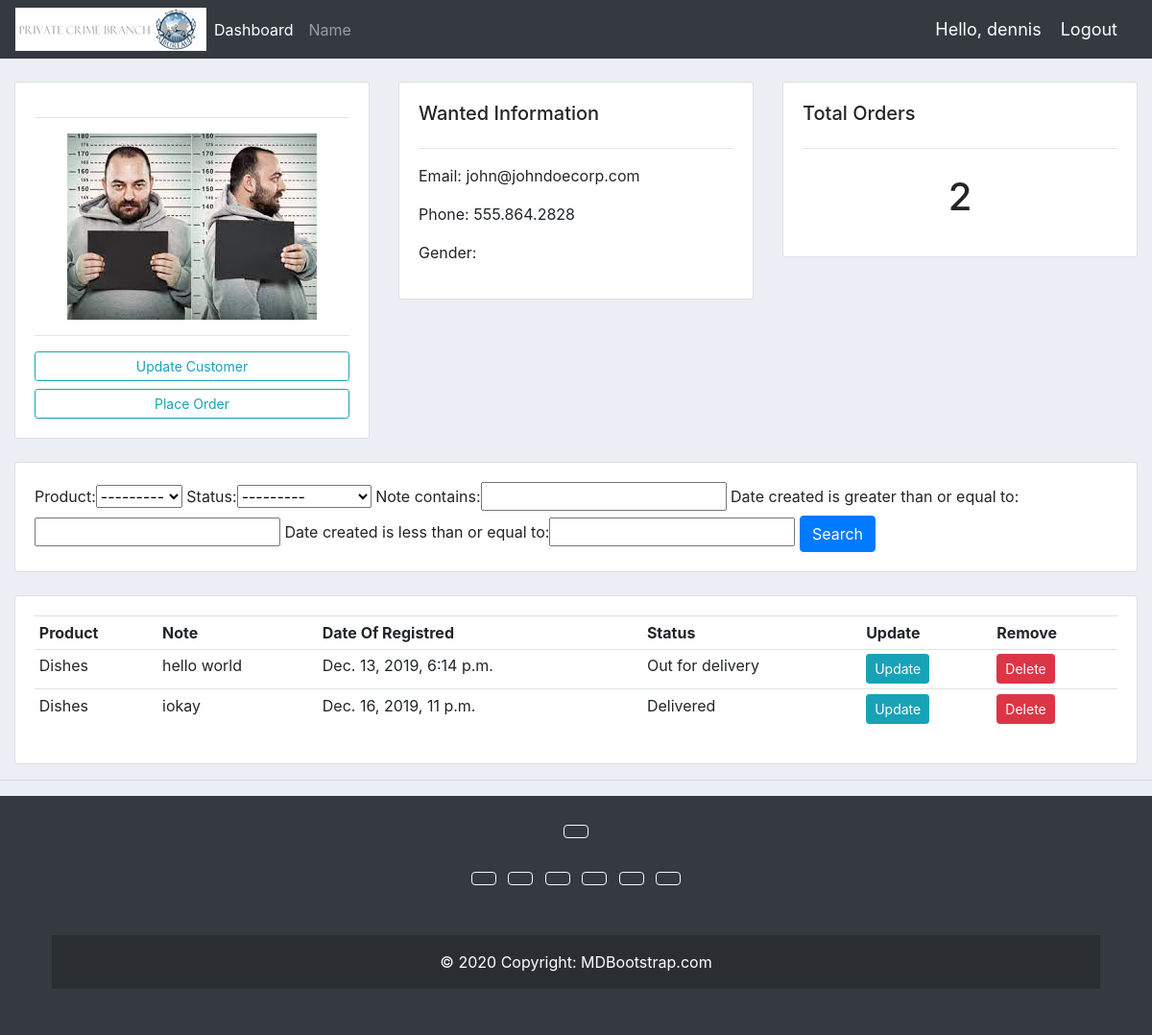
Screenshot of /customer/4/ (signed in) with the database file from the repository.
### accounts/views.py (the view)
@login_required(login_url='login')
def customer(request, pk_test):
	customer = Customer.objects.get(id=pk_test)
	orders = customer.order_set.all()
	order_count = orders.count()
	myFilter = OrderFilter(request.GET, queryset=orders)
	orders = myFilter.qs
	context = {'customer':customer, 'orders':orders, 'order_count':order_count,
	'myFilter':myFilter}
	return render(request, 'accounts/customer.html',context)

### accounts/templates/accounts/customer.html
{%  extends 'accounts/main.html' %}
{% block content %}
{% load static %}
	<br>
<div class="row">
	<div class="col-md">
		<div class="card card-body">
			<hr>
			<img src="{% static 'images/profile.jpg' %}" class="mx-auto d-block">
			<hr>
			<a class="btn btn-outline-info  btn-sm btn-block" href="">Update Customer</a>
			<a class="btn btn-outline-info  btn-sm btn-block" href="{% url 'create_order' customer.id %}">Place Order</a>
		</div>
	</div>
	<div class="col-md">
		<div class="card card-body">
			<h5>Wanted Information</h5>
			<hr>
			<p>Email: {{customer.email}}</p>
			<p>Phone: {{customer.phone}}</p>
			<p>Gender: {{customer.gender}}</p>
		</div>
	</div>
	<div class="col-md">
		<div class="card card-body">
			<h5>Total Orders</h5>
			<hr>
			<h1 style="text-align: center;padding: 10px">{{order_count}}</h1>
		</div>
	</div>
</div>
<br>
<div class="row">
	<div class="col">
		<div class="card card-body">
			<form method="get">
				{{myFilter.form}}
		    <button class="btn btn-primary" type="submit">Search</button>
		  </form>
		</div>
	</div>
</div>
<br>
<div class="row">
	<div class="col-md">
		<div class="card card-body">
			<table class="table table-sm">
				<tr>
					<th>Product</th>
					<th>Note</th>
					<th>Date Of Registred</th>
					<th>Status</th>
					<th>Update</th>
					<th>Remove</th>
				</tr>
				{% for order in orders %}
				<tr>
					<td>{{order.product}}</td>
					<td>{{order.note}}</td>
					<td>{{order.date_created}}</td>
					<td>{{order.status}}</td>
					<td><a class="btn btn-sm btn-info" href="{% url 'update_order' order.id %}">Update</a></td>
					<td><a class="btn btn-sm btn-danger" href="{% url 'delete_order' order.id %}">Delete</a></td>
				</tr>
				{% endfor %}
			</table>
		</div>
	</div>
</div>
{% endblock %}

### accounts/templates/accounts/main.html (shortened to what this page needs)
{% load static %}
<!DOCTYPE html>
<html>
<head>
	<link rel="stylesheet" href="https://stackpath.bootstrapcdn.com/bootstrap/4.3.1/css/bootstrap.min.css">
	<link rel="stylesheet" type="text/css" href="{% static '/css/main.css' %}">
</head>
<body>
	{%  include 'accounts/navbar.html' %}
	<div class="container-fluid">
	{% block content %}
	{% endblock %}
    </div>
	<hr>
	<footer class="bg-dark text-center text-white">
		<div class="container p-4">
		  <section class="mb-4">
			<a class="btn btn-outline-light btn-floating m-1" href="#!" role="button"
			  ></a>
			<footer class="bg-dark text-center text-white">
				<div class="container p-4 pb-0">
				  <section class="mb-4">
					<a class="btn btn-outline-light btn-floating m-1" href="#!" role="button"
					  ></a>
					<a class="btn btn-outline-light btn-floating m-1" href="#!" role="button"
					  ></a>
					<a class="btn btn-outline-light btn-floating m-1" href="#!" role="button"
					  ></a>
					<a class="btn btn-outline-light btn-floating m-1" href="#!" role="button"
					  ></a>
					<a class="btn btn-outline-light btn-floating m-1" href="#!" role="button"
					  ></a>
					<a class="btn btn-outline-light btn-floating m-1" href="#!" role="button"
					  ></a>
				  </section>
				</div>
				<div class="text-center p-3" style="background-color: rgba(0, 0, 0, 0.2);">
				  © 2020 Copyright:
				  <a class="text-white" href="https://mdbootstrap.com/">MDBootstrap.com</a>
				</div>
			  </footer>
</body>
</html>

### accounts/templates/accounts/navbar.html (shortened to what this page needs)
{% load static %}
<nav class="navbar navbar-expand-lg navbar-dark bg-dark">
 <img class="logo" src="{% static 'images/logo.png' %}">
  <div class="collapse navbar-collapse" id="navbarNav">
    <ul class="navbar-nav">
      <li class="nav-item active">
        <a class="nav-link" href="{% url 'home' %}">Dashboard</a>
      </li>
      <li class="nav-item">
        <a class="nav-link" href="{% url 'products' %}">Name</a>
      </li>
    </ul>
  </div>
  <span class="hello-msg">Hello, {{request.user}}</span>
  <span ><a  class="hello-msg" href="{% url 'logout' %}">Logout</a></span>
</nav>

### static/css/main.css (style rules this page uses)
body { background-color: #ebeff5; }
.logo { height: 45px; width: 199px; }

### accounts/templates/accounts/navbar.html (style rules this page uses)
.hello-msg { font-size: 18px; color: #fff; margin-right: 20px; }

### rows the page displays
Customer: email "john@johndoecorp.com", phone "555.864.2828"
Order: product "Dishes", note "hello world", date_created "Dec. 13, 2019, 6:14 p.m.", status "Out for delivery"
Order: product "Dishes", note "iokay", date_created "Dec. 16, 2019, 11 p.m.", status "Delivered"

### other values shown
{{ request.user }} "dennis"
{{ order_count }} "2"
